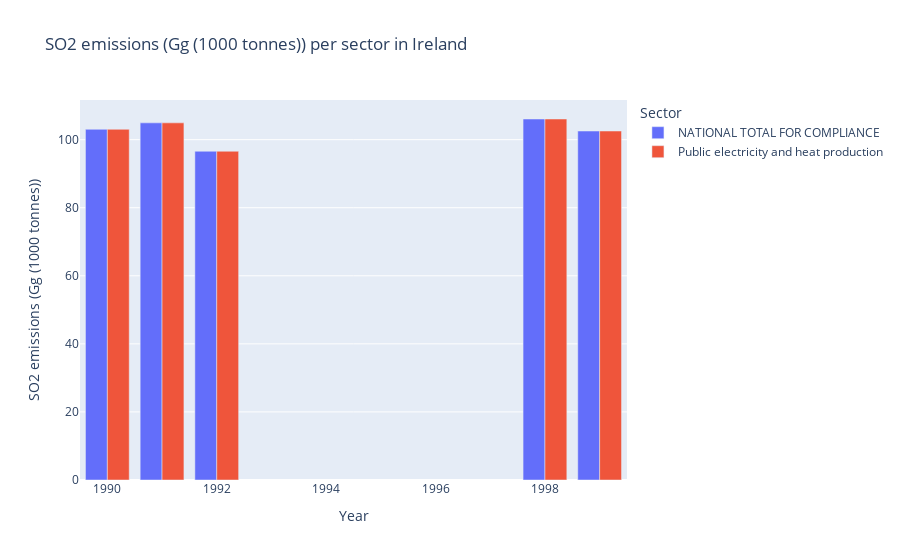
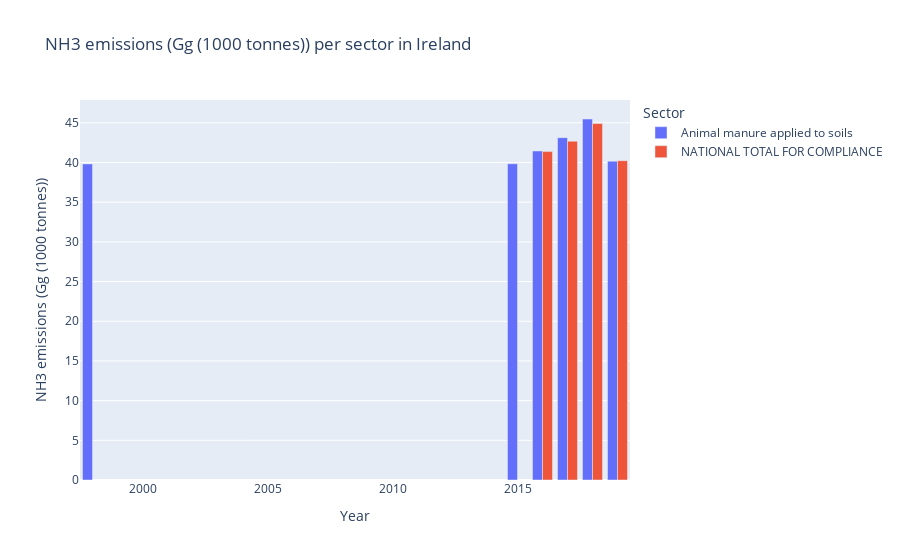
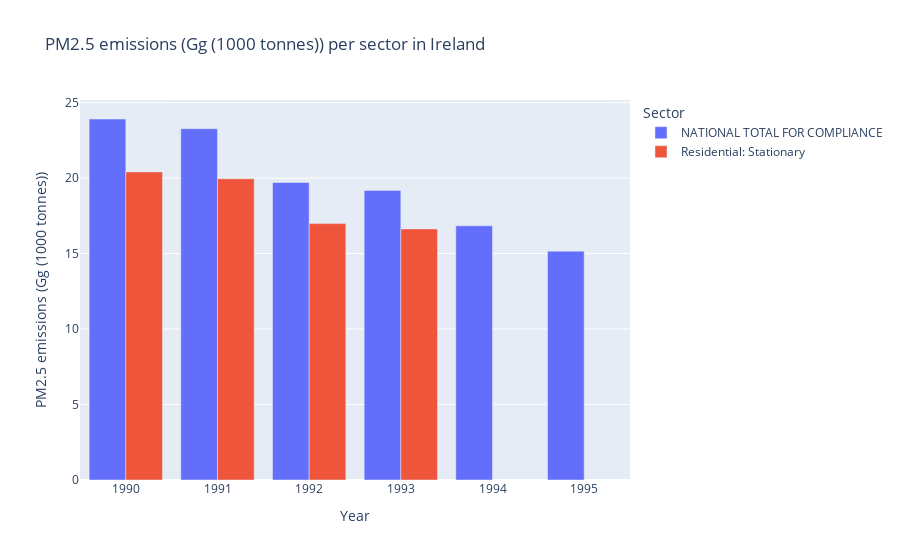

The notebook cell saved with these charts, in order:
### Code cell
for pollutant in pollutants_df.index[:3]:
  (
    df[(df["pollutant_name"] == pollutant) & (df["country"] == country)]
      .sort_values(["emissions", "year"], ascending=[False, False], na_position="last")
      .iloc[:10]
      .plot(kind="bar", barmode="group", x="year", y=["emissions"], color="sector_name", 
        title=f"{pollutant} emissions ({pollutants_df.loc[pollutant].values[0]}) per sector in {country}",
        labels={"year": "Year", "value": f"{pollutant} emissions ({pollutants_df.loc[pollutant].values[0]})", "sector_name": "Sector"})
      .show()
  )

### Figure 1 — Plotly figure (JSON) as saved in the notebook; plotly's stock layout.template omitted (floating-point values rounded to 4 significant figures)
{"data": [{"alignmentgroup": "True", "hovertemplate": "Sector=NATIONAL TOTAL FOR COMPLIANCE<br>Year=%{x}<br>SO2 emissions (Gg (1000 tonnes))=%{y}<extra></extra>", "legendgroup": "NATIONAL TOTAL FOR COMPLIANCE", "marker": {"color": "#636efa", "pattern": {"shape": ""}}, "name": "NATIONAL TOTAL FOR COMPLIANCE", "offsetgroup": "NATIONAL TOTAL FOR COMPLIANCE", "orientation": "v", "showlegend": true, "textposition": "auto", "type": "bar", "x": [1998, 1991, 1990, 1999, 1992], "xaxis": "x", "y": [106.1, 104.9, 103.0, 102.5, 96.59], "yaxis": "y"}, {"alignmentgroup": "True", "hovertemplate": "Sector=Public electricity and heat production<br>Year=%{x}<br>SO2 emissions (Gg (1000 tonnes))=%{y}<extra></extra>", "legendgroup": "Public electricity and heat production", "marker": {"color": "#EF553B", "pattern": {"shape": ""}}, "name": "Public electricity and heat production", "offsetgroup": "Public electricity and heat production", "orientation": "v", "showlegend": true, "textposition": "auto", "type": "bar", "x": [1998, 1991, 1990, 1999, 1992], "xaxis": "x", "y": [106.1, 104.9, 103.0, 102.5, 96.59], "yaxis": "y"}], "layout": {"barmode": "group", "legend": {"title": {"text": "Sector"}, "tracegroupgap": 0}, "title": {"text": "SO2 emissions (Gg (1000 tonnes)) per sector in Ireland"}, "xaxis": {"anchor": "y", "domain": [0, 1], "title": {"text": "Year"}}, "yaxis": {"anchor": "x", "domain": [0, 1], "title": {"text": "SO2 emissions (Gg (1000 tonnes))"}}}}

### Figure 2 — Plotly figure (JSON) as saved in the notebook; plotly's stock layout.template omitted (floating-point values rounded to 4 significant figures)
{"data": [{"alignmentgroup": "True", "hovertemplate": "Sector=Animal manure applied to soils<br>Year=%{x}<br>NH3 emissions (Gg (1000 tonnes))=%{y}<extra></extra>", "legendgroup": "Animal manure applied to soils", "marker": {"color": "#636efa", "pattern": {"shape": ""}}, "name": "Animal manure applied to soils", "offsetgroup": "Animal manure applied to soils", "orientation": "v", "showlegend": true, "textposition": "auto", "type": "bar", "x": [2018, 2017, 2016, 2019, 2015, 1998], "xaxis": "x", "y": [45.48, 43.13, 41.45, 40.17, 39.84, 39.83], "yaxis": "y"}, {"alignmentgroup": "True", "hovertemplate": "Sector=NATIONAL TOTAL FOR COMPLIANCE<br>Year=%{x}<br>NH3 emissions (Gg (1000 tonnes))=%{y}<extra></extra>", "legendgroup": "NATIONAL TOTAL FOR COMPLIANCE", "marker": {"color": "#EF553B", "pattern": {"shape": ""}}, "name": "NATIONAL TOTAL FOR COMPLIANCE", "offsetgroup": "NATIONAL TOTAL FOR COMPLIANCE", "orientation": "v", "showlegend": true, "textposition": "auto", "type": "bar", "x": [2018, 2017, 2016, 2019], "xaxis": "x", "y": [44.9, 42.69, 41.38, 40.23], "yaxis": "y"}], "layout": {"barmode": "group", "legend": {"title": {"text": "Sector"}, "tracegroupgap": 0}, "title": {"text": "NH3 emissions (Gg (1000 tonnes)) per sector in Ireland"}, "xaxis": {"anchor": "y", "domain": [0, 1], "title": {"text": "Year"}}, "yaxis": {"anchor": "x", "domain": [0, 1], "title": {"text": "NH3 emissions (Gg (1000 tonnes))"}}}}

### Figure 3 — Plotly figure (JSON) as saved in the notebook; plotly's stock layout.template omitted (floating-point values rounded to 4 significant figures)
{"data": [{"alignmentgroup": "True", "hovertemplate": "Sector=NATIONAL TOTAL FOR COMPLIANCE<br>Year=%{x}<br>PM2.5 emissions (Gg (1000 tonnes))=%{y}<extra></extra>", "legendgroup": "NATIONAL TOTAL FOR COMPLIANCE", "marker": {"color": "#636efa", "pattern": {"shape": ""}}, "name": "NATIONAL TOTAL FOR COMPLIANCE", "offsetgroup": "NATIONAL TOTAL FOR COMPLIANCE", "orientation": "v", "showlegend": true, "textposition": "auto", "type": "bar", "x": [1990, 1991, 1992, 1993, 1994, 1995], "xaxis": "x", "y": [23.91, 23.27, 19.71, 19.19, 16.84, 15.16], "yaxis": "y"}, {"alignmentgroup": "True", "hovertemplate": "Sector=Residential: Stationary <br>Year=%{x}<br>PM2.5 emissions (Gg (1000 tonnes))=%{y}<extra></extra>", "legendgroup": "Residential: Stationary ", "marker": {"color": "#EF553B", "pattern": {"shape": ""}}, "name": "Residential: Stationary ", "offsetgroup": "Residential: Stationary ", "orientation": "v", "showlegend": true, "textposition": "auto", "type": "bar", "x": [1990, 1991, 1992, 1993], "xaxis": "x", "y": [20.41, 19.95, 16.99, 16.63], "yaxis": "y"}], "layout": {"barmode": "group", "legend": {"title": {"text": "Sector"}, "tracegroupgap": 0}, "title": {"text": "PM2.5 emissions (Gg (1000 tonnes)) per sector in Ireland"}, "xaxis": {"anchor": "y", "domain": [0, 1], "title": {"text": "Year"}}, "yaxis": {"anchor": "x", "domain": [0, 1], "title": {"text": "PM2.5 emissions (Gg (1000 tonnes))"}}}}
